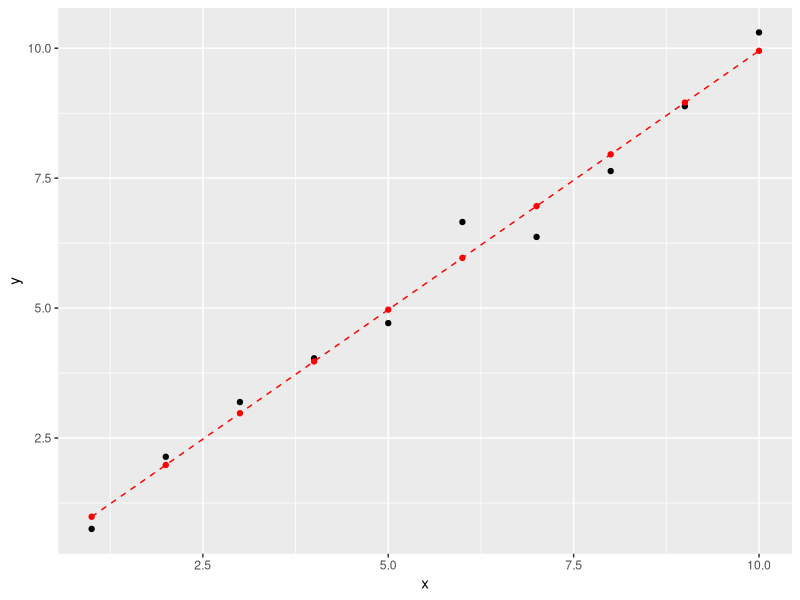

Recreate this plot in R.
## ---- chunk 1
set.seed(303)
x = 1:10
y = x + rnorm(10,sd=0.5)
out.lm = lm(y~x)
summary(out.lm)
## ---- chunk 2
library(ggplot2)
df = data.frame(x,y,predict(out.lm))
names(df) = c("x","y","y.pred")
ggplot(data=df,mapping=aes(x=x,y=y)) + geom_point() + geom_point(mapping=aes(x=x,y=y.pred),color="red") +
  geom_line(mapping=aes(x=x,y=y.pred),linetype="dashed",color="red")
cat("Variance of y = ",var(y),"  Variance of predicted y = ",var(df$y.pred),"  Raw R^2 = ",var(df$y.pred)/var(y),"\n")
